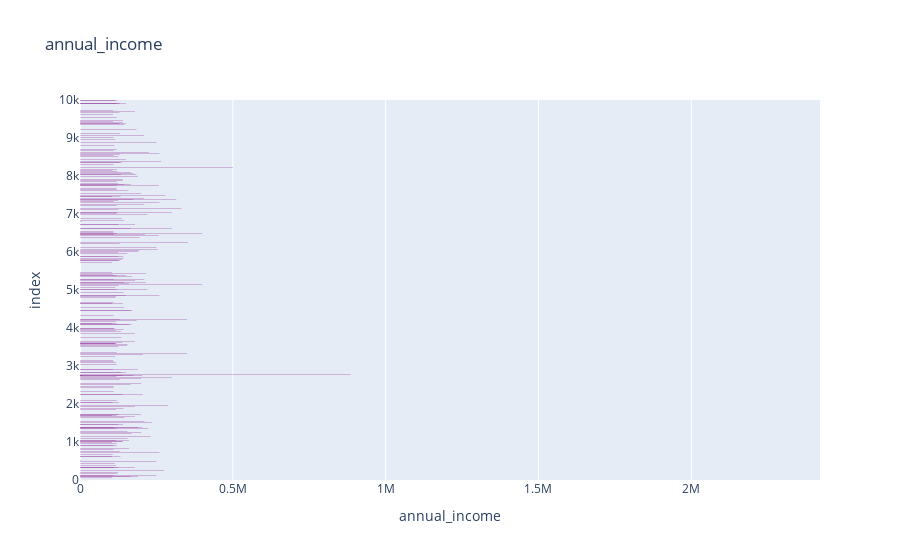

The cell this chart's notebook holds for it:
### Markdown cell above
**Problem 2** Try to make your own bar plot of one of the other categorical columns. Add some categorical fill or facets. See how fancy you can make your graph. Make sure it is also still really informative.

### Code cell
fig = px.bar(DF,
            title='annual_income',
             x='annual_income',
            color_discrete_sequence=['purple'])
fig.update_traces(dict(marker_line_width=0))
fig.show()

### Figure 1 — Plotly figure (JSON) as saved in the notebook; plotly's stock layout.template omitted (floating-point values rounded to 4 significant figures; data arrays with more than 128 entries replaced by an {"elided": "..."} marker saying what was removed)
{"data": [{"hovertemplate": "annual_income=%{x}<br>index=%{y}<extra></extra>", "legendgroup": "", "marker": {"color": "purple", "line": {"width": 0}, "pattern": {"shape": ""}}, "name": "", "orientation": "h", "showlegend": false, "textposition": "auto", "type": "bar", "x": {"elided": "10000 float values"}, "xaxis": "x", "y": {"elided": "10000 int values"}, "yaxis": "y"}], "layout": {"barmode": "relative", "legend": {"tracegroupgap": 0}, "title": {"text": "annual_income"}, "xaxis": {"anchor": "y", "domain": [0, 1], "title": {"text": "annual_income"}}, "yaxis": {"anchor": "x", "domain": [0, 1], "title": {"text": "index"}}}}
